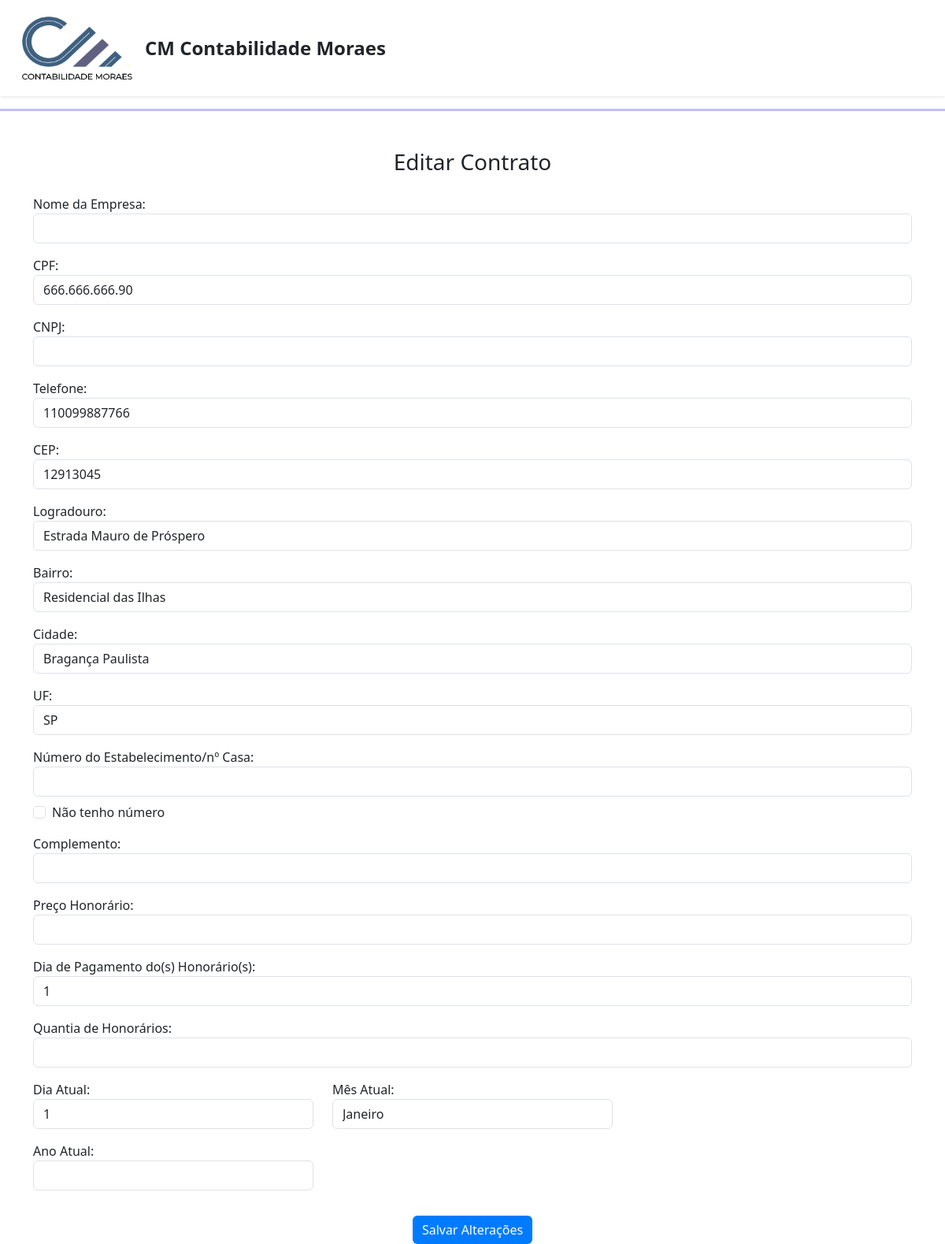
/editar_contrato.php?id=2, run on the app's committed database.
### tables this page shows
CREATE TABLE `clientes` (
  `id` int(11) NOT NULL,
  `nome_completo` varchar(255) NOT NULL,
  `cep` varchar(20) NOT NULL,
  `logradouro` varchar(255) DEFAULT NULL,
  `bairro` varchar(255) DEFAULT NULL,
  `cidade` varchar(255) DEFAULT NULL,
  `uf` varchar(10) DEFAULT NULL,
  `telefone_fixo` varchar(20) DEFAULT NULL,
  `telefone` varchar(20) NOT NULL,
  `cpf` varchar(20) NOT NULL,
  `cnpj` varchar(20) DEFAULT NULL
);

### editar_contrato.php (the view, shortened to what this page needs)
<?php
include 'header.php';
require 'connection.php';
$id = $_GET['id'];
$stmt = $pdo->prepare("SELECT * FROM contratos WHERE id = ?");
$stmt->execute([$id]);
$contrato = $stmt->fetch();
$stmt = $pdo->prepare("SELECT * FROM clientes WHERE id = ?");
$stmt->execute([$contrato['cliente_id']]);
$cliente = $stmt->fetch();
?>
<div class="container mt-5">
    <h3 class="text-center mb-4">Editar Contrato</h3>
    <form action="editar_contrato.php?id=<?php echo $id; ?>" method="POST">
        <div class="mb-3">
            <label>Nome da Empresa:</label>
            <input type="text" class="form-control" name="nome_empresa" value="<?php echo $contrato['nome_empresa'] ?? ''; ?>" required>
        </div>
        <div class="mb-3">
            <label>CPF:</label>
            <input type="text" class="form-control" name="cpf" id="cpf" value="<?php echo $cliente['cpf'] ?? ''; ?>" required>
        </div>
        <div class="mb-3">
            <label>CNPJ:</label>
            <input type="text" class="form-control" name="cnpj" id="cnpj" value="<?php echo $cliente['cnpj'] ?? ''; ?>">
        </div>
        <div class="mb-3">
            <label>Telefone:</label>
            <input type="text" class="form-control" name="telefone" id="telefone" value="<?php echo $cliente['telefone'] ?? ''; ?>" required>
        </div>
        <div class="mb-3">
            <label>CEP:</label>
            <input type="text" class="form-control" name="cep" id="cep" value="<?php echo $cliente['cep'] ?? ''; ?>" onblur="buscarCep('cep', 'logradouro', 'bairro', 'cidade', 'uf')" required>
        </div>
        <div class="mb-3">
            <label>Logradouro:</label>
            <input type="text" class="form-control" name="logradouro" id="logradouro" value="<?php echo $cliente['logradouro'] ?? ''; ?>" readonly>
        </div>
        <div class="mb-3">
            <label>Bairro:</label>
            <input type="text" class="form-control" name="bairro" id="bairro" value="<?php echo $cliente['bairro'] ?? ''; ?>" readonly>
        </div>
        <div class="mb-3">
            <label>Cidade:</label>
            <input type="text" class="form-control" name="cidade" id="cidade" value="<?php echo $cliente['cidade'] ?? ''; ?>" readonly>
        </div>
        <div class="mb-3">
            <label>UF:</label>
            <input type="text" class="form-control" name="uf" id="uf" value="<?php echo $cliente['uf'] ?? ''; ?>" readonly>
        </div>
        <div class="mb-3">
            <label>Número do Estabelecimento/nº Casa:</label>
            <input type="text" class="form-control" name="numero" id="numero" value="<?php echo $cliente['numero'] ?? ''; ?>" required>
            <div class="form-check mt-2">
                <input type="checkbox" class="form-check-input" id="noNumber" name="noNumber" onclick="toggleNumberField()">
                <label class="form-check-label" for="noNumber">Não tenho número</label>
            </div>
        </div>
        <div class="mb-3">
            <label>Complemento:</label>
            <input type="text" class="form-control" name="complemento" id="complemento" value="<?php echo $cliente['complemento'] ?? ''; ?>">
        </div>
        <div class="mb-3">
            <label>Preço Honorário:</label>
            <input type="text" class="form-control" name="valor" id="valor" value="<?php echo $contrato['valor'] ?? ''; ?>" required>
        </div>
        <div class="mb-3">
            <label>Dia de Pagamento do(s) Honorário(s):</label>
            <select name="pagamento_honorario" class="form-control" required>
                <?php for ($i = 1; $i <= 31; $i++): ?>
                    <option value="<?php echo $i; ?>" <?php echo ($i == ($contrato['pagamento_honorario'] ?? '')) ? 'selected' : ''; ?>>
                        <?php echo $i; ?></option>
                <?php endfor; ?>
            </select>
        </div>
        <div class="mb-3">
            <label>Quantia de Honorários:</label>
            <input type="text" class="form-control" name="quantia_honorarios" id="quantia_honorarios" value="<?php echo $contrato['quantia_honorarios'] ?? ''; ?>" required>
        </div>
        <div class="row">
            <div class="col-md-4 mb-3">
                <label>Dia Atual:</label>
                <select name="dia" class="form-control" required>
                    <?php for ($i = 1; $i <= 31; $i++): ?>
                        <option value="<?php echo $i; ?>" <?php echo ($i == ($contrato['dia'] ?? '')) ? 'selected' : ''; ?>>
                            <?php echo $i; ?>
                        </option>
                    <?php endfor; ?>
                </select>
            </div>
            <div class="col-md-4 mb-3">
                <label>Mês Atual:</label>
                <select name="mes" class="form-control" required>
                    <?php
                    $meses = ["Janeiro", "Fevereiro", "Março", "Abril", "Maio", "Junho", "Julho", "Agosto", "Setembro", "Outubro", "Novembro", "Dezembro"];
                    foreach ($meses as $mesNome): ?>
                        <option value="<?php echo $mesNome; ?>" <?php echo ($mesNome == ($contrato['mes'] ?? '')) ? 'selected' : ''; ?>>
                            <?php echo $mesNome; ?>
                        </option>
                    <?php endforeach; ?>
                </select>
            </div>
        </div>
        <div class="row">
            <div class="col-md-4 mb-3">
                <label>Ano Atual:</label>
                <input type="text" class="form-control" name="ano" value="<?php echo $contrato['ano'] ?? ''; ?>" required>
            </div>
        </div>
</div>
<div class="text-center mt-3">
    <button type="submit" class="btn btn-primary">Salvar Alterações</button>
</div>
<?php include 'footer.php'; ?>

### styles.css (style rules this page uses)
body { background-color: #ffffff; }
.btn-primary { background-color: #007bff; border: none; }

### data on the page
clientes: cpf "666.666.666.90", telefone "110099887766", cep "12913045", logradouro "Estrada Mauro de Próspero", bairro "Residencial das Ilhas", cidade "Bragança Paulista", uf "SP"

### other printed values
form field pagamento_honorario "1"
form field dia "1"
form field mes "Janeiro"
